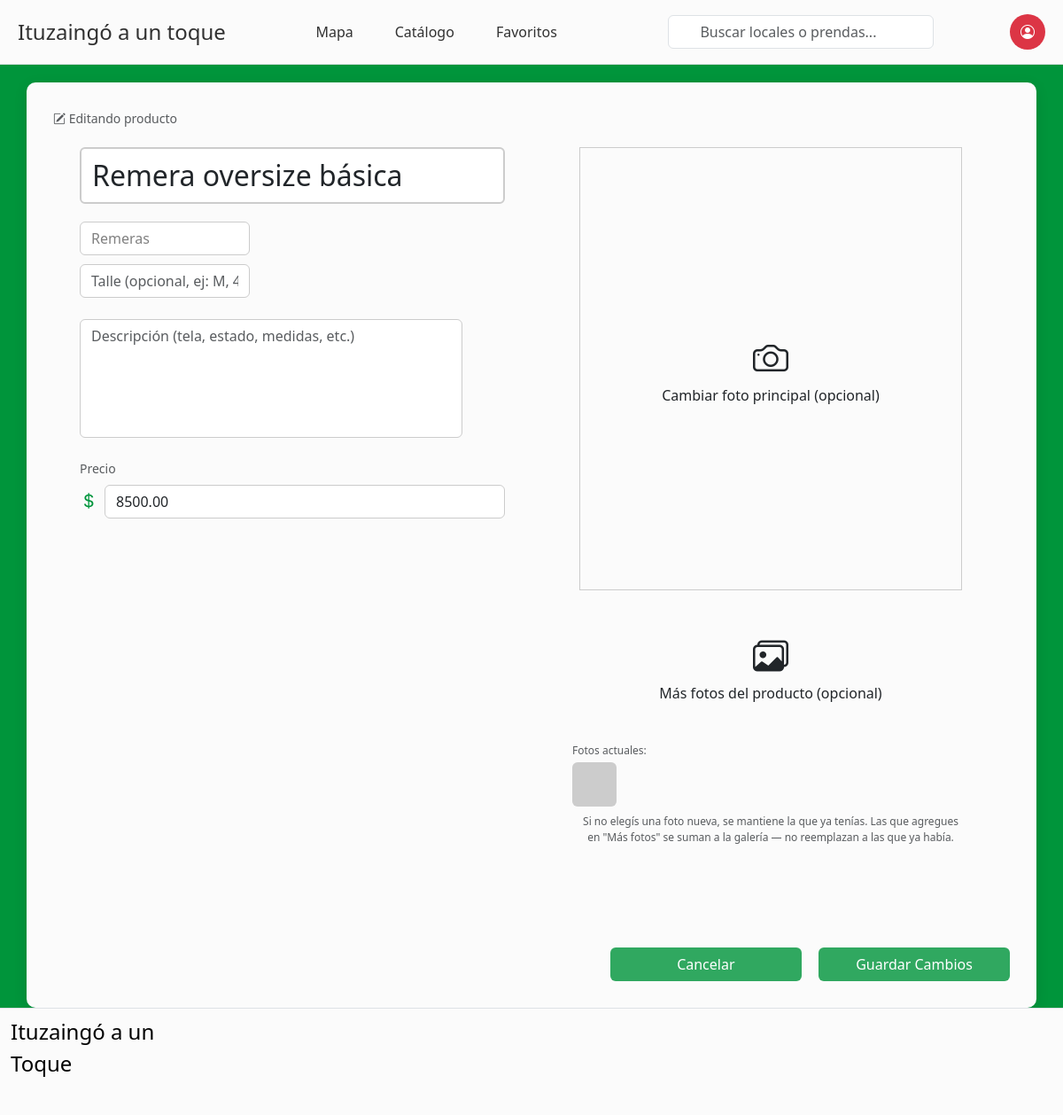
The page /index.php?pagina=subir-producto&id=1 (signed in) on the database its author committed.
### tables this page shows
CREATE TABLE `productos` (
  `id` int(11) NOT NULL,
  `local_id` int(11) NOT NULL,
  `nombre_producto` varchar(100) NOT NULL,
  `descripcion` text DEFAULT NULL,
  `talle` varchar(50) DEFAULT NULL,
  `precio` decimal(10,2) NOT NULL,
  `categoria_id` int(11) DEFAULT NULL,
  `creado_en` timestamp NOT NULL DEFAULT current_timestamp()
);

CREATE TABLE `categorias_producto` (
  `id` int(11) NOT NULL,
  `nombre` varchar(50) NOT NULL
);

### productos.php (the view, shortened to what this page needs)
<?php
include 'conexion.php';
$categorias_res = $conexion->query("SELECT id, nombre FROM categorias_producto ORDER BY nombre ASC");
$categorias = [];
while ($cat = $categorias_res->fetch_assoc()) {
    $categorias[] = $cat;
}
$modoEdicion = false;
$producto = null;
$imagenesExistentes = [];
if (isset($_GET['id'])) {
    $producto_id_editar = (int) $_GET['id'];
    $sqlProd = "SELECT p.* FROM productos p
                INNER JOIN locales l ON p.local_id = l.id
                WHERE p.id = ? AND l.usuario_id = ?";
    $stmtProd = $conexion->prepare($sqlProd);
    $stmtProd->bind_param("ii", $producto_id_editar, $_SESSION['usuario_id']);
    $stmtProd->execute();
    $producto = $stmtProd->get_result()->fetch_assoc();
    $modoEdicion = true;
    $sqlImg = "SELECT ruta FROM imagenes_producto WHERE producto_id = ? ORDER BY orden ASC";
    $stmtImg = $conexion->prepare($sqlImg);
    $stmtImg->bind_param("i", $producto['id']);
    $stmtImg->execute();
    $resImg = $stmtImg->get_result();
    while ($fila = $resImg->fetch_assoc()) {
        $imagenesExistentes[] = $fila['ruta'];
    }
}
?>
<div class="caja-local-prenda">
    <?php if ($modoEdicion): ?>
        <p class="text-muted mb-2" style="font-size: 14px;">
            <i class="bi bi-pencil-square"></i> Editando producto
        </p>
    <?php endif; ?>
    <form id="form-subir-producto" action="guardar_producto.php" method="POST"
          enctype="multipart/form-data"
          data-ajax-modal="modalResultadoProducto"
          data-modo-edicion="<?php echo $modoEdicion ? '1' : '0'; ?>"
          data-titulo-exito-nuevo="¡Producto subido con éxito!"
          data-titulo-exito-edicion="¡Cambios guardados!">
        <div class="superior">
            <div class="caja1">
                <div id="nombre-local" class="d-flex align-items-center gap-3">
                    <input type="text" id="nombre_producto" name="nombre_producto"
                           class="form-control" style="font-size: 32px; border: 2px solid #ccc;"
                           placeholder="Nombre del producto"
                           value="<?php echo $producto ? htmlspecialchars($producto['nombre_producto']) : ''; ?>"
                           required>
                </div>
                <div id="direccion-local" style="margin-bottom: 10px;">
                    <select id="categoria_id" name="categoria_id"
                            class="form-control" style="border: 1px solid #ccc; color: gray;" required>
                        <?php foreach ($categorias as $cat): ?>
                            <option value="<?php echo $cat['id']; ?>"
                                <?php echo ($producto && (int) $producto['categoria_id'] === (int) $cat['id']) ? 'selected' : ''; ?>>
                                <?php echo htmlspecialchars($cat['nombre']); ?>
                            </option>
                        <?php endforeach; ?>
                    </select>
                </div>
                <div id="entre-calles">
                    <input type="text" id="talle" name="talle"
                           class="form-control" style="border: 1px solid #ccc; color: gray;"
                           placeholder="Talle (opcional, ej: M, 42, único)"
                           value="<?php echo $producto ? htmlspecialchars($producto['talle'] ?? '') : ''; ?>">
                </div>
                <div id="descripcion-local">
                    <textarea id="descripcion" name="descripcion" rows="5"
                              class="form-control" style="border: 1px solid #ccc; resize: none;"
                              placeholder="Descripción (tela, estado, medidas, etc.)"><?php echo $producto ? htmlspecialchars($producto['descripcion'] ?? '') : ''; ?></textarea>
                </div>
                <div id="redes-sociales" class="mt-3">
                    <p class="mb-2 text-muted" style="font-size: 14px;">Precio</p>
                    <div class="d-flex align-items-center gap-2 mb-2">
                        <i class="bi bi-currency-dollar" style="font-size: 20px; color: #00953c;"></i>
                        <input type="number" id="precio" name="precio" step="0.01"
                               class="form-control" style="border: 1px solid #ccc;"
                               placeholder="Precio ($)"
                               value="<?php echo $producto ? htmlspecialchars($producto['precio']) : ''; ?>"
                               required>
                    </div>
                </div>
            </div>
            <div class="caja2">
                <div id="imagen-local-prenda" class="d-flex align-items-center justify-content-center">
                    <label for="imagen" style="cursor: pointer; text-align: center; padding: 20px;">
                        <i class="bi bi-camera" style="font-size: 40px;"></i>
                        <p class="mb-0"><?php echo $modoEdicion ? 'Cambiar foto principal (opcional)' : 'Foto principal del producto'; ?></p>
                    </label>
                </div>
                <div id="mas-imagenes-local" class="d-flex align-items-center justify-content-center">
                    <label for="imagenes_adicionales" style="cursor: pointer; text-align: center; padding: 20px;">
                        <i class="bi bi-images" style="font-size: 40px;"></i>
                        <p class="mb-0">Más fotos del producto (opcional)</p>
                    </label>
                </div>
                <?php if ($modoEdicion && count($imagenesExistentes) > 0): ?>
                    <div class="w-100 px-3">
                        <p class="text-muted mb-1" style="font-size: 12px;">Fotos actuales:</p>
                        <div class="d-flex gap-2 flex-wrap mb-2">
                            <?php foreach ($imagenesExistentes as $ruta): ?>
                                <img src="<?php echo htmlspecialchars($ruta); ?>"
                                     style="width: 50px; height: 50px; object-fit: cover; border-radius: 6px;">
                            <?php endforeach; ?>
                        </div>
                    </div>
                <?php endif; ?>
                <p class="text-muted" style="font-size: 12px; padding: 0 20px; text-align: center;">
                    <?php if ($modoEdicion): ?>
                        Si no elegís una foto nueva, se mantiene la que ya tenías. Las que agregues en
                        "Más fotos" se suman a la galería — no reemplazan a las que ya había.
                    <?php endif; ?>
                </p>
            </div>
        </div>
        <div style="text-align: right; margin-top: 15px;">
            <a href="<?php echo $modoEdicion ? 'index.php?pagina=mis-productos' : 'index.php'; ?>"
               class="enlace-interno btn boton text-decoration-none" style="margin-right: 15px;">
                <?php echo $modoEdicion ? 'Cancelar' : 'Volver al catálogo'; ?>
            </a>
            <button type="submit" class="btn d-inline-block text-center boton">
                <?php echo $modoEdicion ? 'Guardar Cambios' : 'Subir Producto'; ?>
            </button>
        </div>
    </form>
</div>

### style.css (style rules this page uses)
* { box-sizing: border-box; }
html, body { margin: 0; padding: 0; }
body { background:#00953c; display: flex; flex-direction: column; min-height: 100vh; }
:root { --alto-header: 73px; }
.caja-local-prenda { background-color: #fbfbfb; margin-top:0; max-width: 95%; min-height: 40%; padding: 30px; border-radius: 10px; box-shadow: 0 4px 15px rgba(0,0,0,0.1); margin:auto; margin-top: 20px; }
.superior { display:flex; justify-content:space-between; flex-direction:row; margin-top:2%; }
.caja1 { max-width: 100%; min-height: 40%; padding: 0px 30px 30px; flex: 1; }
.caja2 { max-width: 100%; min-height: 40%; padding: 0% 30px 30px; flex: 1; display:flex; flex-direction:column; align-items:center; }
#nombre-local { width: 100%; margin-bottom:20px; }
#direccion-local { width: 40%; color:gray; }
#entre-calles { width: 40%; margin-bottom:5%; color:gray; }
#descripcion-local { width: 90%; margin-bottom:5%; }
#imagen-local-prenda { border: 1px solid #ccc; width: 90%; height: 500px; margin-bottom: 5%; }
#mas-imagenes-prenda, #mas-imagenes-local { display: flex; gap: 10px; width: 90%; flex-wrap: wrap; margin-bottom: 5%; }
.boton { margin-top:5%; background-color: #00953cce; width: 20%; color:rgb(255, 255, 255); }

### rows shown on the page
productos: nombre_producto "Remera oversize básica", categoria_id "Remeras", precio "8500.00"
